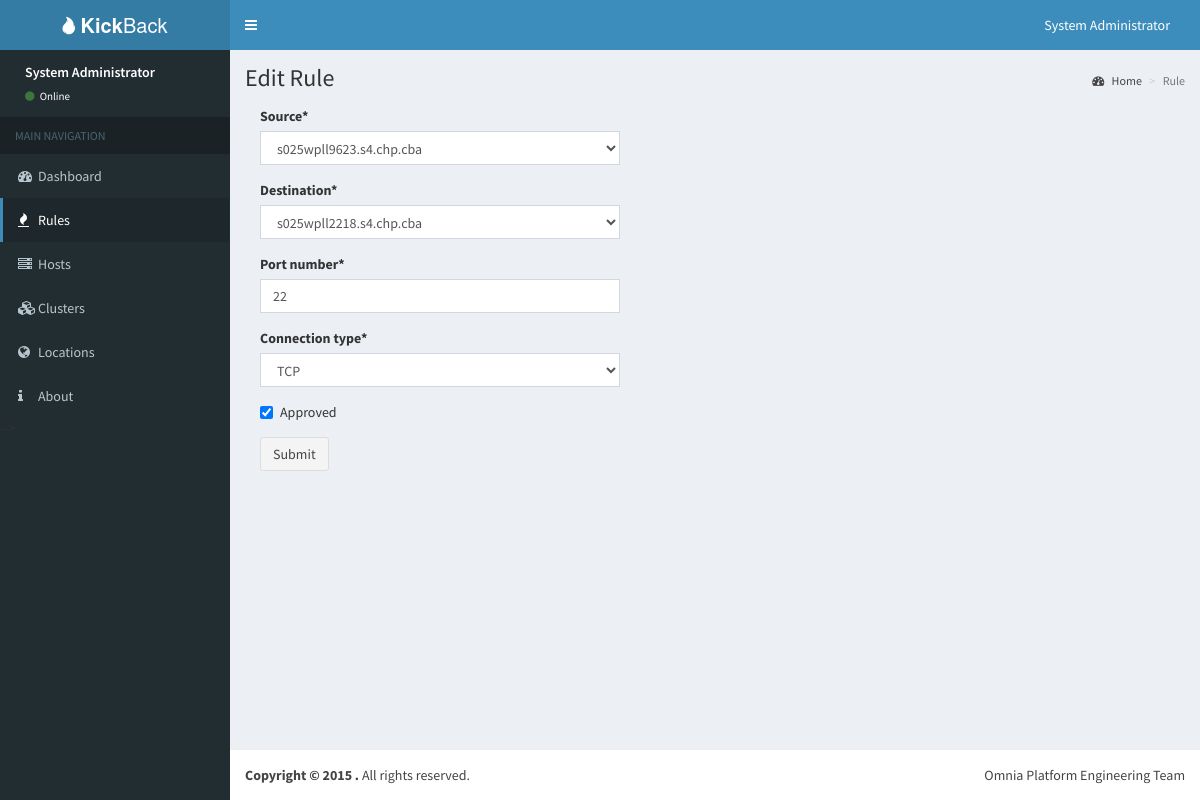
The app's page /rule/update/1/ (signed in) with its own data.
### firewalls/models.py (models this page shows, shortened)
class Rule(models.Model):
  CONNECTION_TYPE = (
      ('TCP','TCP'),
      ('UDP','UDP'),
      ('ICMP','ICMP'),
      )
  source = models.ForeignKey(Host, related_name='rule_source')
  destination = models.ForeignKey(Host, related_name='rule_destination')
  source_ip = models.IPAddressField()
  destination_ip = models.IPAddressField()
  port_number = models.IntegerField(default=0)
  connection_type = models.CharField(max_length=4, choices=CONNECTION_TYPE, default='TCP')
  approved = models.BooleanField(default=False)
  status = models.BooleanField(default=False)
  last_updated = models.DateTimeField(auto_now=True)
  class Meta:
    unique_together = (('source','destination','port_number','connection_type'),)

### firewalls/views.py (the view)
# urls.py: url(r'^rule/update/(?P<pk>\d+)/$', views.RuleUpdate.as_view(), name='rule-update'),
class RuleUpdate(UpdateView):
    model=Rule
    template_name='firewalls/rule_update.html'
    success_url = '/rule/list'
    fields = ['source','destination','port_number','connection_type','approved']
    @method_decorator(login_required(login_url="/login"))
    def dispatch(self, *args, **kwargs):
        return super(RuleUpdate, self).dispatch(*args, **kwargs)

### clusters/models.py (called while the page is built)
	def __str__(self):
		return self.host_name

### firewalls/templates/firewalls/rule_update.html (shortened to what this page needs)
{% extends 'firewalls/base.html'%}
{% load crispy_forms_tags %}
{% block sidebar %}
<ul class="sidebar-menu">
  <li class="header">MAIN NAVIGATION</li>
  <li><a href="/"><i class="fa fa-dashboard"></i><span>Dashboard</span></a></li>
  <li class="active"><a href="/rule/list"><i class="fa fa-fire"></i><span>Rules</span></a></li>
  <li><a href="/host/list"><i class="fa fa-server"></i><span>Hosts</span></a></li>
  <li><a href="/cluster/list"><i class="fa fa-cubes"></i><span>Clusters</span></a></li>
  <li ><a href="/location/list"><i class="fa fa-globe"></i><span>Locations</span></a></li>
  <li><a href="/about"><i class="fa fa-info"></i><span>About</span></a></li>
</section>
</aside>
{% endblock %}
{% block content %}
<div class="content-wrapper">
<section class="content-header">
<h1>
  Edit Rule
</h1>
<ol class="breadcrumb">
  <li><a href="#"><i class="fa fa-dashboard"></i> Home</a></li>
  <li class="active">Rule</li>
</ol>
</section>
<section class="content">
  <div class="container">
    <div class="row">
      <div class="col-lg-4">
      <form method="post">
        {{ form|crispy }}
        <input type="submit" class="btn btn-default" value="Submit">
      </form>
      </div>
    </div>
  </div>
</section>
</div>
{% endblock %}

### firewalls/templates/firewalls/base.html (shortened to what this page needs)
<!DOCTYPE html>
{% load staticfiles %}
<html>
  <head>
    <link href="{% static 'firewalls/bootstrap/css/bootstrap.min.css' %}" rel="stylesheet" type="text/css" />
    <link href="{% static 'firewalls/plugins/fontawesome/css/font-awesome.min.css' %}" rel="stylesheet" type="text/css" />
    <link href="{% static 'firewalls/plugins/ionicons/css/ionicons.min.css' %}" rel="stylesheet" type="text/css" />
    <link href="{% static 'firewalls/dist/css/AdminLTE.min.css' %}" rel="stylesheet" type="text/css" />
    <link href="{% static 'firewalls/dist/css/skins/skin-blue.min.css' %}" rel="stylesheet" type="text/css" />
    <link href="{% static 'firewalls/plugins/visjs/vis.css' %}"rel="stylesheet" type="text/css" />
    <link href="{% static 'firewalls/plugins/datatables/dataTables.bootstrap.css' %}"rel="stylesheet" type="text/css" />
  </head>
  <body class="skin-blue">
    <div class="wrapper">
      <header class="main-header">
        <a href="/" class="logo"><i class="ion ion-fireball"></i>&nbsp;<b>Kick</b>Back</a>
        <nav class="navbar navbar-static-top" role="navigation">
          <a href="#" class="sidebar-toggle" data-toggle="offcanvas" role="button">
          </a>
          <div class="navbar-custom-menu">
            <ul class="nav navbar-nav">
              <li class="dropdown user user-menu">
                <a href="#" class="dropdown-toggle" data-toggle="dropdown">
                  <span class="hidden-xs">{{ user.get_full_name|default:user.username }}</span>
                </a>
              </li>
            </ul>
          </div>
        </nav>
      </header>
      <aside class="main-sidebar">
        <section class="sidebar">
          <div class="user-panel">
            <div class="pull-left info">
              <p>{{ user.get_full_name|default:user.username }}</p>
              <a href="#"><i class="fa fa-circle text-success"></i> Online</a>
            </div>
          </div>
        {% block sidebar%}{% endblock %}
        {% block content %}{% endblock %}
      <footer class="main-footer">
        <div class="pull-right hidden-xs">
          Omnia Platform Engineering Team
        </div>
        <strong>Copyright &copy; 2015 <a href="#"></a>.</strong> All rights reserved.
      </footer>
    </div>
  </body>
</html>

### records on screen
Rule: source "s025wpll9623.s4.chp.cba", destination "s025wpll2218.s4.chp.cba", port_number "22", connection_type "TCP", approved "☑"

### other values on screen
{{ user.get_full_name|default:user.username }} "System Administrator"
